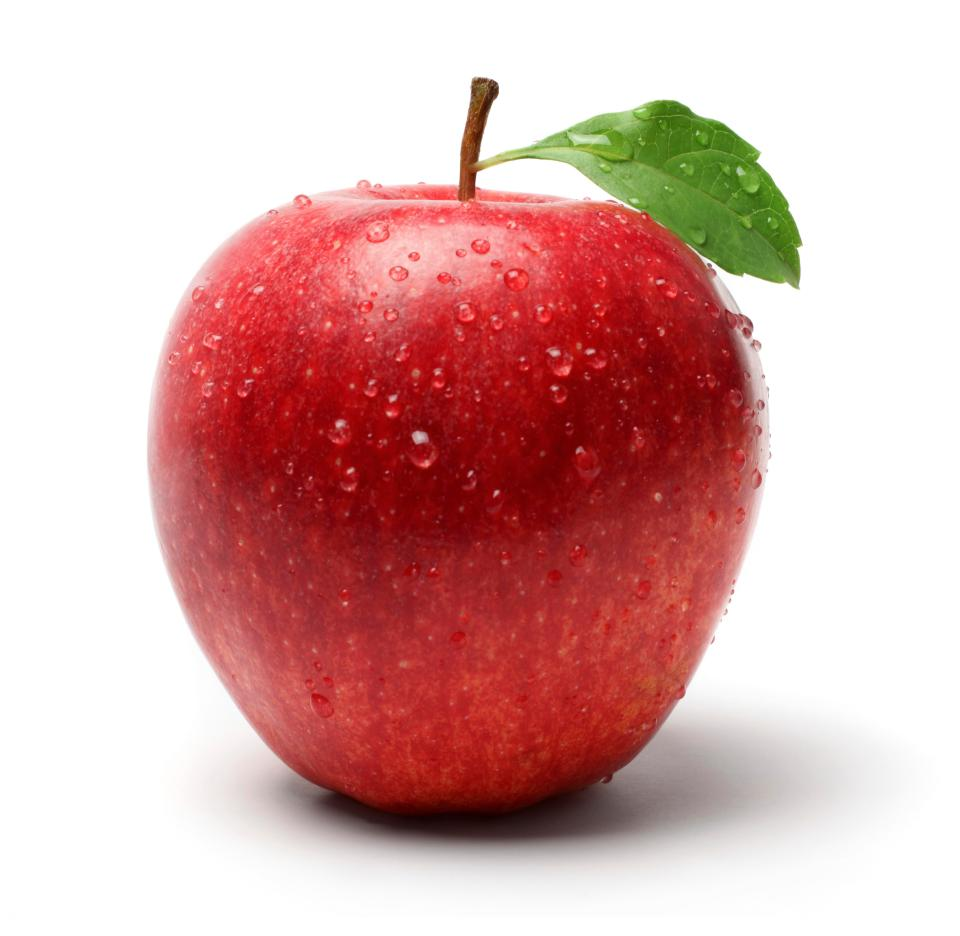
#> input picture apple.jpg, 960 x 936 px, given in place of the camera
$ python livesketcher.py
#> lines starting #> are read from the running program, lines starting #| are printed output that depends on the picture; after the words box and inside, x2 and y2 are one past the last pixel; in counts of white or black regions, pixels touching at a corner belong together
#> further down, frame is the input picture: shape (936, 960, 3); mean B, G, R 171.3, 173.8, 217.5
import cv2
import numpy as np

def sketch(img):
	img_gray=cv2.cvtColor(img,cv2.COLOR_BGR2GRAY)
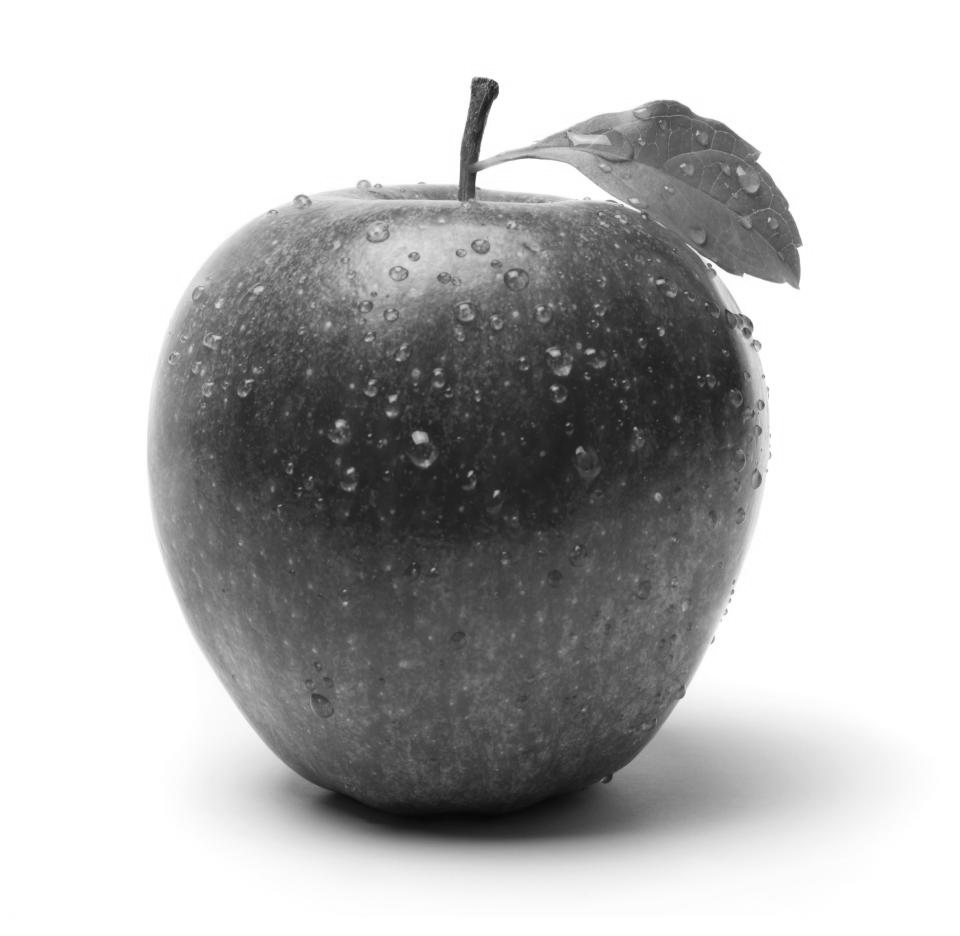
#> img_gray: shape (936, 960); min 6, max 255, mean 186.6
	img_gray_blur=cv2.GaussianBlur(img_gray,(5,5),0)
	canny_edges=cv2.Canny(img_gray_blur,10,70)
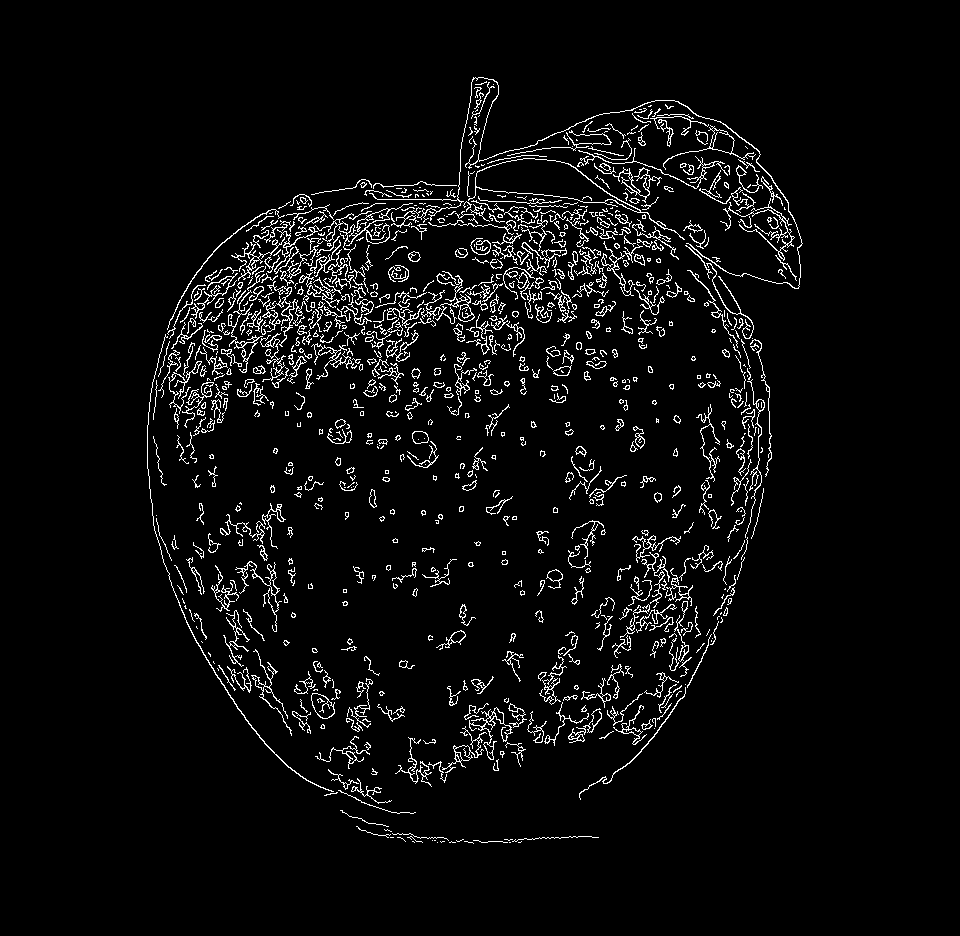
#> canny_edges: shape (936, 960); 4.5% white in thin lines or dots, all inside (x1, y1, x2, y2) = (147, 77, 803, 844)
	ret,mask=cv2.threshold(canny_edges,70,255,cv2.THRESH_BINARY_INV)
	return mask

cap=cv2.VideoCapture(0)

while True:
	ret,frame=cap.read()
	cv2.imshow('LIVE SKETCGER',sketch(frame))
	if cv2.waitKey(1)==13:
#> (key Esc is pressed here)
		break

cap.release()
cv2.destroyAllWindows()

'''4 point transformation
polygon transformation
sin cosine transformatn
complex transformation'''

$ run again, on digits.jpg
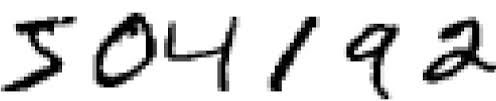
#> input picture digits.jpg, 496 x 101 px, given in place of the camera
#> frame is the input picture: shape (101, 496, 3); min 0, max 255, mean 213.5
#> in sketch, `img_gray_blur=cv2.GaussianBlur(img_gray,(5,5),0)`:
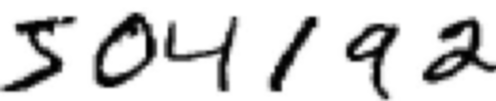
#> img_gray_blur: shape (101, 496); min 1, max 255, mean 213.5
#> in sketch, `canny_edges=cv2.Canny(img_gray_blur,10,70)`:
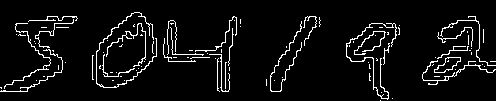
#> canny_edges: shape (101, 496); 5.9% white in thin lines or dots, all inside (x1, y1, x2, y2) = (0, 12, 496, 101)

$ run again, on face1.jpg
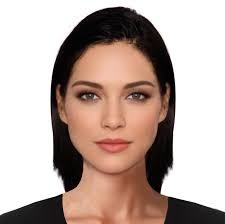
#> input picture face1.jpg, 225 x 224 px, given in place of the camera
#> frame is the input picture: shape (224, 225, 3); mean B, G, R 160.9, 168.7, 187
#> in sketch, `img_gray_blur=cv2.GaussianBlur(img_gray,(5,5),0)`:
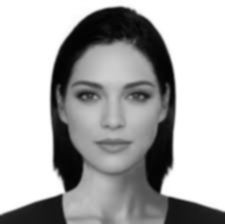
#> img_gray_blur: shape (224, 225); min 2, max 255, mean 173.3
#> in sketch, `canny_edges=cv2.Canny(img_gray_blur,10,70)`:
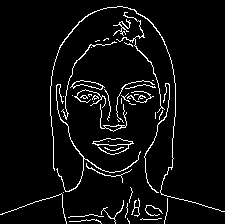
#> canny_edges: shape (224, 225); 5.2% white in thin lines or dots
#> mask: shape (224, 225); 94.8% white; black in thin lines or dots
